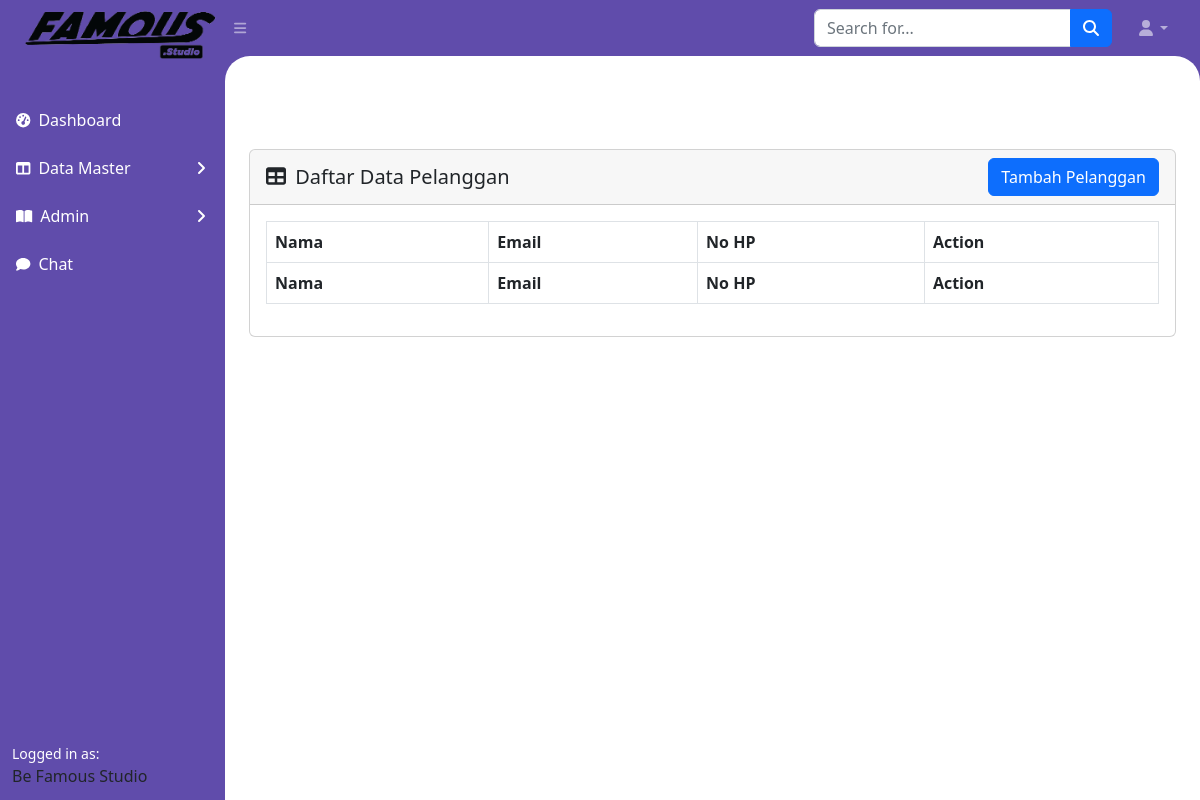
The page /admin/dataPelanggan.php on the database as committed earlier.
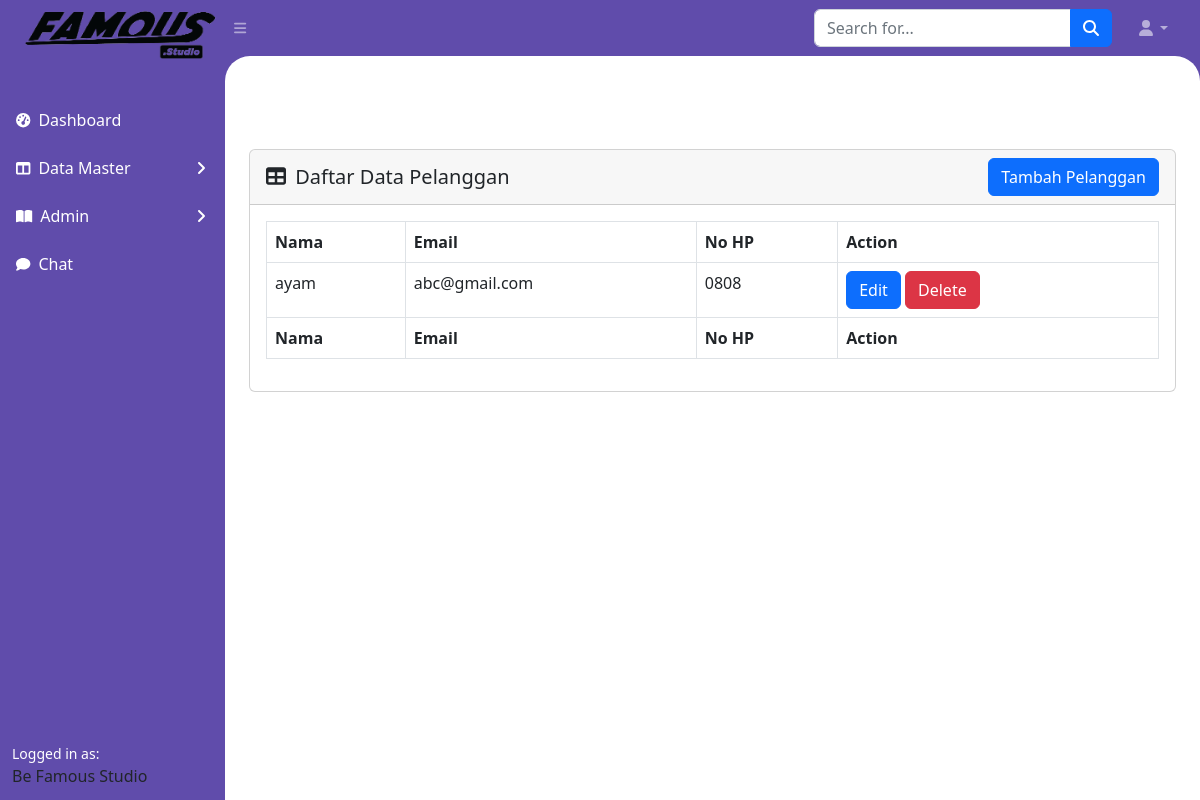
The same page on the database as committed later.
### tables this page shows
CREATE TABLE `pelanggans` (
  `id` int(11) NOT NULL,
  `nama` varchar(45) DEFAULT NULL,
  `alamat` varchar(45) DEFAULT NULL,
  `no_hp` varchar(45) DEFAULT NULL
);

### admin/dataPelanggan.php (the view, shortened to what this page needs)
<?php
$conn = connectToDatabase();
$sql = "SELECT * from pelanggans order by id desc ";
$result = $conn->query($sql);
$isi = "
<div class='card mb-4' style='margin-top:10%'>
                            <div class='card-header' >
                                    <div class='d-flex justify-content-between align-items-center'>
                                        <h5 class='card-title m-0'><i class='fas fa-table me-1'></i> Daftar Data Pelanggan</h5>
                                        <a href='actionPelanggan.php' class='btn btn-primary'>Tambah Pelanggan</a>
                                    </div>
                                </div>
                            <div class='card-body' >
                                <table id='datatablesSimple' class='table table-bordered mx-auto'>
                                   <thead>
                                       <tr>
                                           <th>Nama</th>
                                           <th>Email</th>
                                           <th>No HP</th>
                                            <th>Action</th>
                                       </tr>
                                   </thead>
                                   <tfoot>
                                       <tr>
                                        <th>Nama</th>
                                        <th>Email</th>
                                        <th>No HP</th>
                                        <th>Action</th>
                                       </tr>
                                   </tfoot>
                                    <tbody>
                                       ";
                                    while ($row = $result->fetch_assoc()) {
                                        $isi .= "<tr>
                                                <td>" . $row['nama'] . "</td>
                                                <td>" . $row['alamat'] . " </td>
                                                <td>" . $row['no_hp'] . " </td>
                                                <td>
                                                    <a href='actionPelanggan.php?idEdit=" . $row['id'] . "' class='btn btn-primary'>Edit</a>
                                                    <a onclick='hapus(" . $row['id'] . ")' class='btn btn-danger'>Delete</a>
                                                </td>
                                            </tr>";
                                                        }
                                                        $isi .= "
                                    </tbody>
                                </table>
                            </div>
                        </div>
                            <script>
                            function hapus(id) {
                                const confirmation = confirm('Apakah kamu yakin untuk menghapus data?');
                                if (confirmation) {
                                    window.location.href = 'actionPelanggan.php?idDell='+id;
                                } else {
                                    alert('Hapus Dibatalkan');
                                }
                            }
                            </script>
                        ";
include 'index.php';

Rows that differ between the two databases and show on the page:
added pelanggans: nama "ayam", alamat "abc@gmail.com", no_hp "0808"
